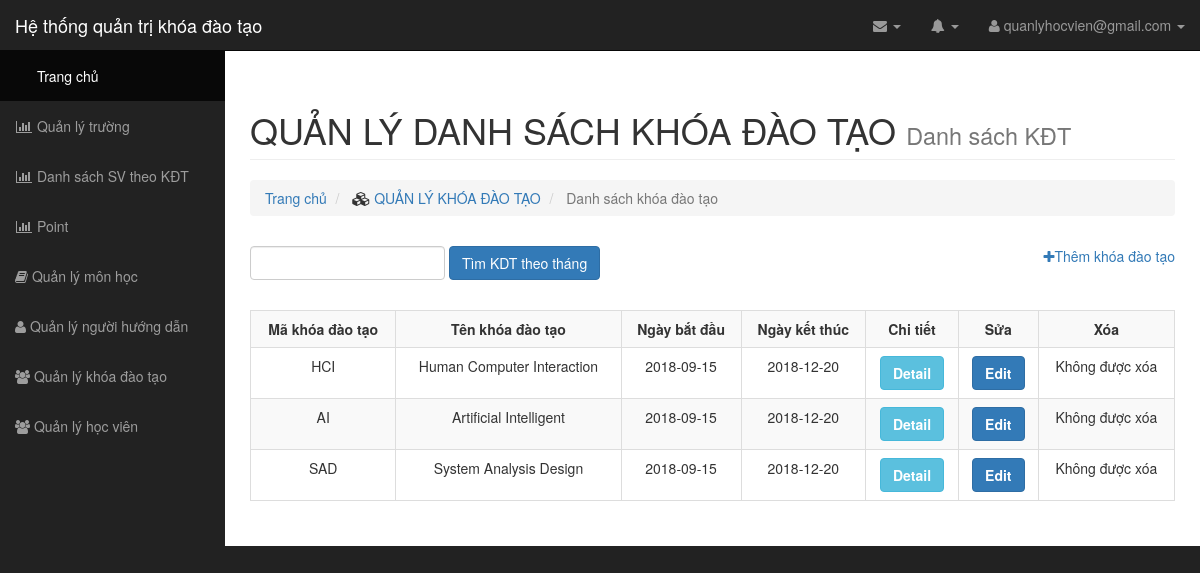
Screenshot of /teamplate/list/list_khoadaotao.php with the database file from the repository.
### tables this page shows
CREATE TABLE `courses` (
  `course_id` int(11) NOT NULL,
  `course_name` varchar(255) NOT NULL,
  `courses_code` varchar(255) NOT NULL,
  `date_start` date NOT NULL,
  `date_end` date NOT NULL
);

### teamplate/list/list_khoadaotao.php (the view, shortened to what this page needs)
<?php
	include "../connect.php";
 ?>
<link rel="stylesheet" type="text/css" href="../../css/style.css">
<body>
	<div id="wrapper">
        <?php
            require_once '../../layout/menu.php';
         ?>
        <div id="page-wrapper">
            <div class="container-fluid">
		<div class="row">
            <div class="col-lg-12">
                <h1 class="page-header">
                    QUẢN LÝ DANH SÁCH KHÓA ĐÀO TẠO
                    <small>Danh sách KĐT</small>
                </h1>
                <ol class="breadcrumb">
                    <li>
                          <a href="../index/index.php">Trang chủ</a>
                    </li>
                    <li>
                        <i class="fa fa-cubes"></i><a href="http://localhost:8080/quanlyhocvien/admin/teamplate/list/list_hocvien.php"> QUẢN LÝ KHÓA ĐÀO TẠO</a>
                    </li>
                    <li class="active">
                        Danh sách khóa đào tạo
                    </li>
                </ol>
            </div>
        </div>
        <div class="row">
        	<div class="col-lg-6">
        <div class="form-group" style="text-align: left;">
        	<form action="" method="POST" class="form-inline">
        		<input class="form-control" type="text" name="txtinput" value="<?= isset($_POST['txtinput']) ?  $_POST['txtinput'] : ''; ?>">
        		<button type="submit" class="btn btn-primary">Tìm KDT theo tháng</button>
        	</form>
        </div>
        </div>
        <div class="col-lg-6">
        <div class="them"><a href="../insert/insert_khoadaotao.php"><i class="fa fa-plus"></i>Thêm khóa đào tạo</a></div>
        </div>
        </div>
         <div class="panel-body">
            <div class="table-responsive">
                <table class="table table-bordered table-hover table-striped">
					<tr>
						<th>Mã khóa đào tạo</th>
						<th>Tên khóa đào tạo</th>
						<th>Ngày bắt đầu</th>
						<th>Ngày kết thúc</th>
						<th>Chi tiết</th>
						<th>Sửa</th>
						<th>Xóa</th>
					</tr>
					<?php
          if (empty($_POST['txtinput'])) {
            $queryl="SELECT course_id, courses_code, course_name, date_start, date_end  FROM courses";
           $result=mysqli_query($conn,$queryl) or die ("Loi truy van:".mysqli_error($conn));
           while($rows=mysqli_fetch_array($result,MYSQLI_ASSOC)){
         ?>
        <tr>
          <td><?php echo $rows['courses_code']; ?></td>
          <td><?php echo $rows['course_name']; ?></td>
          <td><?php echo $rows['date_start']; ?></td>
          <td><?php echo $rows['date_end']; ?></td>
          <td><button type='button' class='btn btn-info'><a href="../detail/detail_khoadaotao.php?course_id=<?php echo $rows['course_id']; ?>"> Detail</a></button></td>
		  <td><button type='button' class='btn btn-primary'><a href="../update/update_khoadaotao.php?course_id=<?= $rows['course_id'] ?>"> Edit</a></button></td>
						<td>
                  <?php
                $id = $rows['course_id'];
                $qr = $conn->query("SELECT *  FROM `subject` WHERE subject.course_id = $id");
                $course_id = mysqli_fetch_array($qr);
                ?>
                  <?php if(!$course_id):?>
                <a class='btn btn-danger' href='../delete/delete_khoadaotao.php?course_id=<?= $rows["course_id"] ?>'>Delete</a>
                <?php else:?>
                  Không được xóa
                <?php endif;?>
                </td>
        </tr>
        <?php
          }
          }
      ?>
				</table>
			</div>
		</div>
	</div>
</div>

### css/sb-admin.css (style rules this page uses)
body { margin-top: 100px; background-color: #222; }
@media (min-width:768px) { body { margin-top: 50px; } }
#wrapper { padding-left: 0; }
#page-wrapper { width: 100%; padding: 0; background-color: #fff; }
@media (min-width:768px) { #wrapper { padding-left: 225px; } }
@media (min-width:768px) { #page-wrapper { padding: 10px; } }

### css/style.css (style rules this page uses)
.row { padding-top: 10px; }
.table tr th { text-align: center; }
.table tr td { text-align: center; }
.them { text-align: right }
.panel-body { padding: 15px 0; }
button>a { color: #fff; font-weight: 600; }

### rows the page displays
courses: courses_code "HCI", course_name "Human Computer Interaction", date_start "2018-09-15", date_end "2018-12-20"
courses: courses_code "AI", course_name "Artificial Intelligent", date_start "2018-09-15", date_end "2018-12-20"
courses: courses_code "SAD", course_name "System Analysis Design", date_start "2018-09-15", date_end "2018-12-20"
